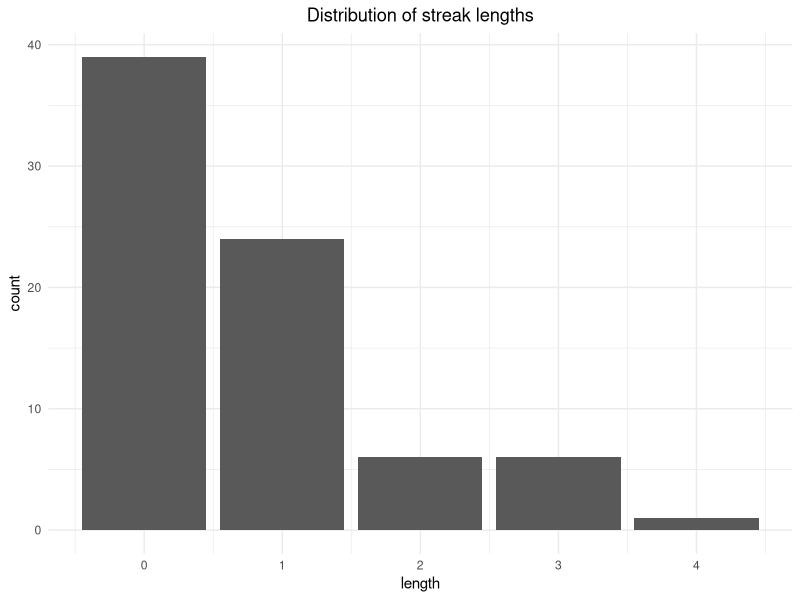
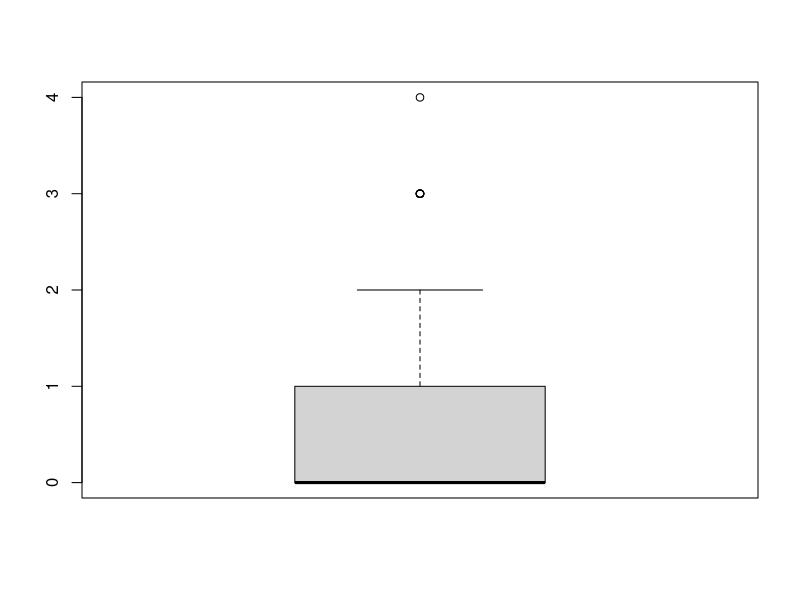
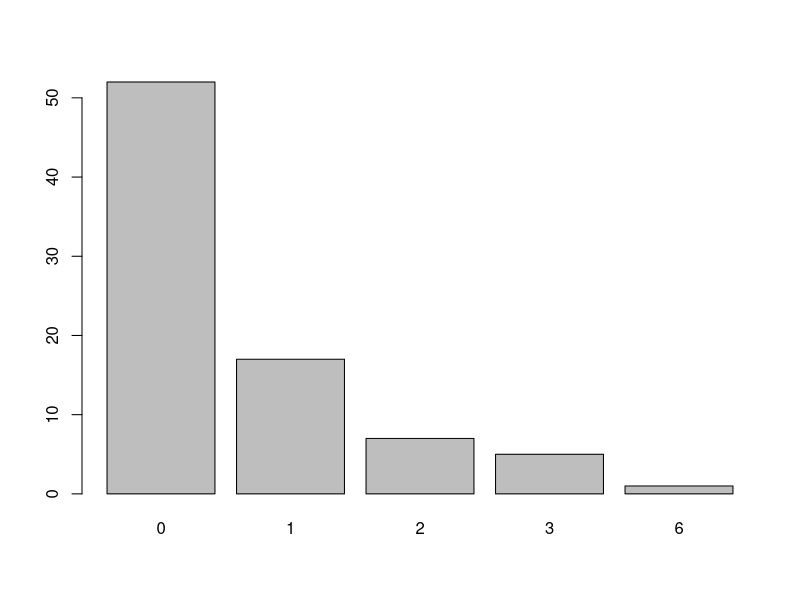
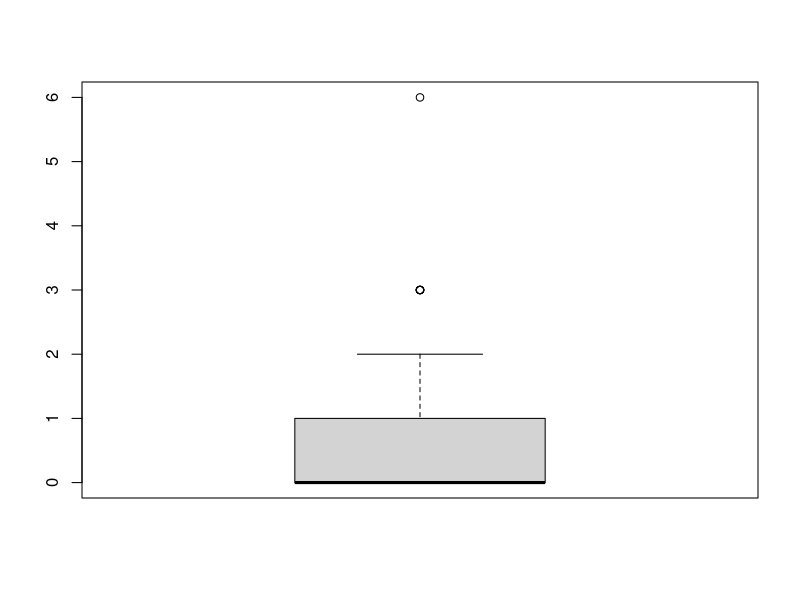

The R script that drew these images, in order:
## ---- chunk 1
library(tidyverse)
library(here)
## ---- chunk 2
kobe_basket <- read.csv("kobe_HM.csv")
## ---- chunk 3
head(kobe_basket,9) 
## ---- chunk 4
calc_streak <- function(x){
  y <- rep(0,length(x))
  y[x == "H"] <- 1
  y <- c(0, y, 0)
  wz <- which(y == 0)
  streak <- diff(wz) - 1
  return(streak)
}

kobe_streak <- tibble(length = calc_streak(kobe_basket$shot))

## ---- chunk 5
ggplot(kobe_streak,aes(length)) + 
  geom_bar() +
  ggtitle("Distribution of streak lengths") + theme_minimal() + theme(plot.title = element_text (hjust = 0.5)) 
## ---- chunk 6
boxplot(kobe_streak)
## ---- chunk 7
IQR(calc_streak(kobe_basket$shot))
## ---- chunk 8
coin_outcomes <- c("heads", "tails")

set.seed(45686) 

sim_unfair_coin <- sample(coin_outcomes, size = 100, replace = TRUE, prob = c(0.2, 0.8))

table(sim_unfair_coin)
## ---- chunk 9
shot_outcomes <- c("H", "M")
sim_basket <- sample(shot_outcomes, size = 1, replace = TRUE)
## ---- chunk 10
outcomes <- c("H", "M")
sim_basket <- sample(outcomes, size = 133, replace=TRUE, prob = c(0.45,0.55))

## ---- chunk 11
sim_basket
## ---- chunk 12
table(sim_basket)
## ---- chunk 13
sim_streak <- calc_streak(sim_basket)
sim_streak
## ---- chunk 14
barplot(table(sim_streak))
## ---- chunk 15
boxplot(sim_streak)
## ---- chunk 16
IQR(calc_streak(sim_basket))
